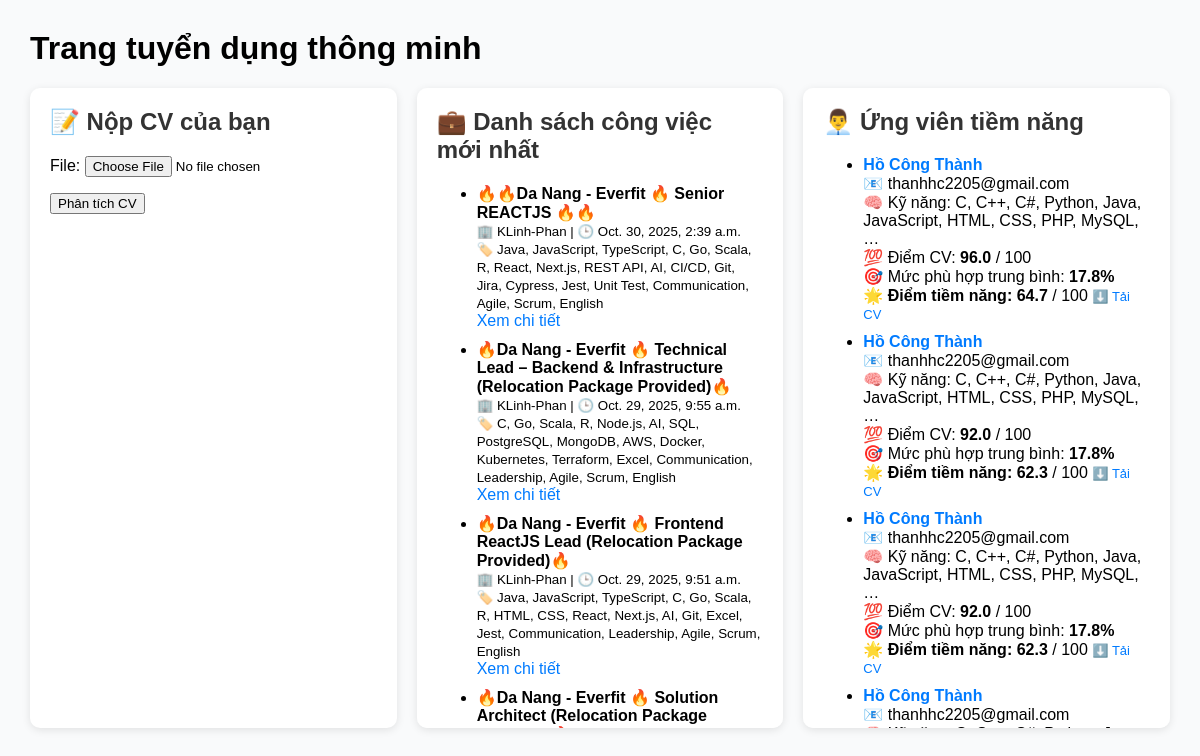
Screenshot of /?page=2 with the database file from the repository.
### cvs/models.py (models this page shows, shortened)
class Job(models.Model):
    title = models.CharField(max_length=255)
    company = models.CharField(max_length=255, blank=True, null=True)
    url = models.URLField()
    labels = models.TextField(blank=True, null=True)
    description = models.TextField(blank=True, null=True)
    created_at = models.DateTimeField(auto_now_add=False)
    fetched_at = models.DateTimeField(auto_now_add=True)

class CV(models.Model):
    user = models.ForeignKey(User, on_delete=models.CASCADE, null=True, blank=True)
    file = models.FileField(upload_to='cvs/')
    extracted_text = models.TextField(blank=True, null=True)
    full_name = models.CharField(max_length=255, blank=True, null=True)
    email = models.CharField(max_length=255, blank=True, null=True)
    phone = models.CharField(max_length=50, blank=True, null=True)
    skills = models.TextField(blank=True, null=True)
    education = models.TextField(blank=True, null=True)
    experience = models.TextField(blank=True, null=True)
    created_at = models.DateTimeField(auto_now_add=True)
    score = models.FloatField(default=0)
    match_score = models.FloatField(default=0)
    potential_score = models.FloatField(default=0)

### cvs/views.py (the view, shortened to what this page needs)
# urls.py: path('', views.home, name='home'),
def home(request):
    if Job.objects.count() == 0:
        fetch_and_save_jobs()
    job_list = Job.objects.all().order_by('-created_at')
    paginator = Paginator(job_list, 10)  # mỗi trang 10 jobs
    page_number = request.GET.get('page')
    jobs = paginator.get_page(page_number)
    form = CVForm()
    analyzed_data = None
    cv_score = None
    match_results = []
    cvs = CV.objects.all().order_by('-potential_score', '-created_at')[:5]
    return render(request, "cvs/home.html", {
        "form": form,
        "analyzed_data": analyzed_data,
        "score": cv_score,
        "match_results": match_results,
        "jobs": jobs,
        "cvs": cvs,
        "current_cv": cv if request.method == "POST" and form.is_valid() else None,
    })

### cvs/forms.py
class CVForm(forms.ModelForm):
    class Meta:
        model = CV
        fields = ['file']

### cvs/templates/cvs/home.html (shortened to what this page needs)
<!DOCTYPE html>
<html lang="vi">
<head>
</head>
<body>
    <h1>Trang tuyển dụng thông minh</h1>
    <div class="container">
        <div class="box">
            <h2>📝 Nộp CV của bạn</h2>
            <form method="post" enctype="multipart/form-data">
                {{ form.as_p }}
                <button type="submit">Phân tích CV</button>
            </form>
        </div>
        <div class="box">
            <h2>💼 Danh sách công việc mới nhất</h2>
            {% if jobs %}
                <ul>
                    {% for job in jobs %}
                        <li style="margin-bottom: 10px;">
                            <strong>{{ job.title }}</strong><br>
                            <small>
                                🏢 {{ job.company }} |
                                🕒 {{ job.created_at }}
                            </small><br>
                            <small>🏷️ {{ job.labels }}</small><br>
                            <a href="{{ job.url }}" target="_blank">Xem chi tiết</a>
                        </li>
                    {% endfor %}
                </ul>
            {% else %}
                <p>Không thể tải danh sách việc làm.</p>
            {% endif %}
        </div>
        <div class="box">
            <h2>👨‍💼 Ứng viên tiềm năng</h2>
            {% if cvs %}
            <ul>
            {% for cv in cvs %}
                <li style="margin-bottom: 10px;">
                    <strong>
                        <a href="{{ cv.file.url }}" target="_blank">
                        {{ cv.full_name|default:"(Ẩn danh)" }}
                        </a>
                    </strong><br>
                    📧 {{ cv.email|default:"N/A" }}<br>
                    🧠 Kỹ năng: {{ cv.skills|truncatewords:10 }}<br>
                    💯 Điểm CV: <b>{{ cv.score|floatformat:1 }}</b> / 100<br>
                    🎯 Mức phù hợp trung bình: <b>{{ cv.match_score|floatformat:1 }}%</b><br>
                    🌟 <b>Điểm tiềm năng: {{ cv.potential_score|floatformat:1 }}</b> / 100
                    <a href="{{ cv.file.url }}" download style="font-size: 13px;">⬇️ Tải CV</a>
                </li>
            {% endfor %}
            </ul>
        {% else %}
            <p>Chưa có ứng viên nào.</p>
        {% endif %}
        </div>
    </div>
</body>
</html>

### cvs/templates/cvs/home.html (style rules this page uses)
body { font-family: Arial, sans-serif; margin: 30px; background: #f9fafb; }
.container { display: grid; grid-template-columns: 1fr 1fr 1fr; gap: 20px; }
.box { background: white; border-radius: 10px; padding: 20px; box-shadow: 0 2px 8px rgba(0,0,0,0.1); overflow-y: auto; max-height: 600px; }
h2 { margin-top: 0; color: #333; }
a { color: #007bff; text-decoration: none; }

### rows the page displays
Job: title "🔥🔥Da Nang - Everfit 🔥 Senior REACTJS 🔥🔥", company "KLinh-Phan", created_at "Oct. 30, 2025, 2:39 a.m.", labels "Java, JavaScript, TypeScript, C, Go, Scala, R, React, Next.js, REST API, AI, CI/CD, Git, Jira, Cypress, Jest, Unit Test, Communication, Agile, Scrum, English"
Job: title "🔥Da Nang - Everfit 🔥 Technical Lead – Backend & Infrastructure (Relocation Package Provided)🔥", company "KLinh-Phan", created_at "Oct. 29, 2025, 9:55 a.m.", labels "C, Go, Scala, R, Node.js, AI, SQL, PostgreSQL, MongoDB, AWS, Docker, Kubernetes, Terraform, Excel, Communication, Leadership, Agile, Scrum, English"
Job: title "🔥Da Nang - Everfit 🔥 Frontend ReactJS Lead (Relocation Package Provided)🔥", company "KLinh-Phan", created_at "Oct. 29, 2025, 9:51 a.m.", labels "Java, JavaScript, TypeScript, C, Go, Scala, R, HTML, CSS, React, Next.js, AI, Git, Excel, Jest, Communication, Leadership, Agile, Scrum, English"
Job: title "🔥Da Nang - Everfit 🔥 Solution Architect (Relocation Package…"
CV: full_name "Hồ Công Thành", email "thanhhc2205@gmail.com", skills "C, C++, C#, Python, Java, JavaScript, HTML, CSS, PHP, MySQL, …", score "96.0", match_score "17.8", potential_score "64.7"
CV: full_name "Hồ Công Thành", email "thanhhc2205@gmail.com", skills "C, C++, C#, Python, Java, JavaScript, HTML, CSS, PHP, MySQL, …", score "92.0", match_score "17.8", potential_score "62.3"
CV: full_name "Hồ Công Thành", email "thanhhc2205@gmail.com", skills "C, C++, C#, Python, Java, JavaScript, HTML, CSS, PHP, MySQL, …", score "92.0", match_score "17.8", potential_score "62.3"
CV: full_name "Hồ Công Thành", email "thanhhc2205@gmail.com"
